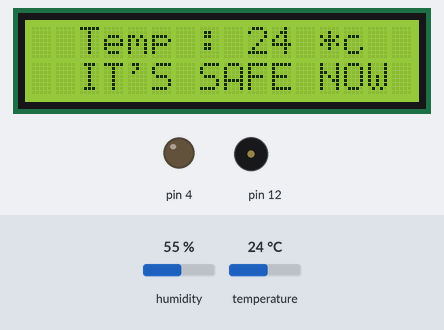
A sketch run on a simulated Arduino Uno, built with avr-gcc and run on an emulated ATmega328P. Shown: 16×2 character LCD, output pins drawn as LEDs (lit = HIGH), buzzer (waves = sounding). Dashed ring = blinking. Inputs (shaded band) come from the test bench; at power-on: temperature 24 °C, humidity 55 %.

Above: at 1.2 s.
1.3 s: temperature set to 29 °C
At 2.9 s:
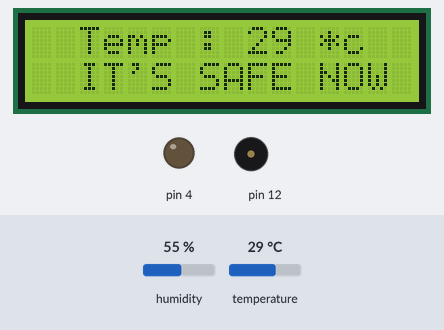
7.3 s: temperature set to 32 °C
At 8.7 s:
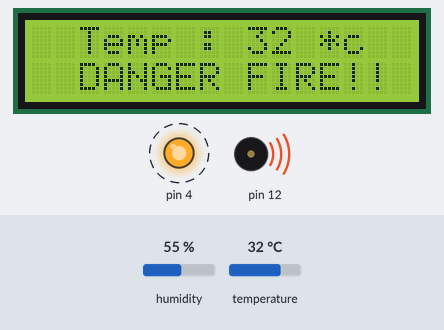
12.6 s: temperature set to 12 °C
At 13.7 s:
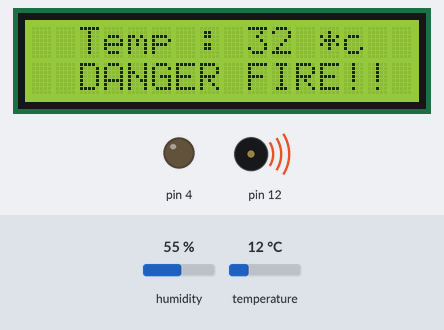
Timing chart, 0 to 15.6 s (numbered marks = the images above; inputs shaded):
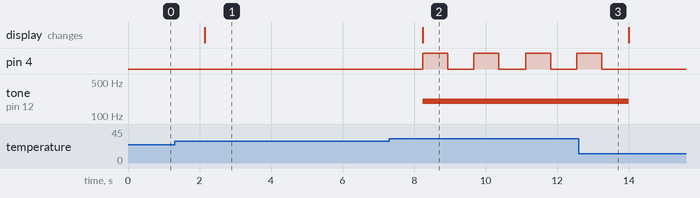

The sketch:

PROJECT.ino
```cpp
#include <Wire.h>
#include <LiquidCrystal_I2C.h>
#include <DHT.h>

LiquidCrystal_I2C lcd(0x27,16,2);
DHT dht_2_DHT11(2,DHT11);
void setup(){
  pinMode(4,OUTPUT);
  pinMode(12,OUTPUT);
  lcd.begin();
  lcd.backlight();
  lcd.noCursor();
  lcd.noBlink();

  dht_2_DHT11.begin();
  }

void loop() {
  lcd.clear();
  lcd.setCursor(2,0);
  lcd.print((String("Temp : ") + String((int)(dht_2_DHT11.readTemperature())) + String(" *c")));
  if(dht_2_DHT11.readTemperature()>30){
    lcd.setCursor(2,3);
    lcd.print((String("DANGER FIRE!!")));
    tone(12,200);
    digitalWrite(4,HIGH);
    delay(700);
    digitalWrite(4,LOW);
    delay(700);
  }
  else{
    lcd.setCursor(2,3);
    lcd.print((String("IT'S SAFE NOW")));
    digitalWrite(4,LOW);
    noTone(12);
  }
}
```

Measured:
- the behaviour switches between 30 and 31 °C on temperature (found by bisection; images 1 and 2)
- after the input at 1.3 s, the display: changes after 0.85 s (image 1)
- after the input at 7.3 s, pin 4: alternates HIGH for 0.70 s and LOW for 0.73 s, starting after 0.94 s; tone on pin 12: silent → 200 Hz after 0.94 s; the display: changes after 0.94 s (image 2)
- after the input at 12.6 s, pin 4: goes on until 13.2 s, then stays LOW; tone on pin 12: 200 Hz → silent after 1.4 s
